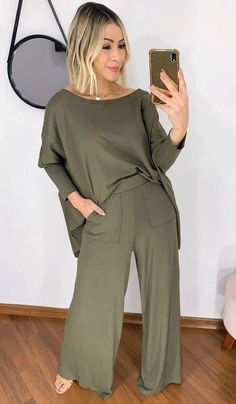
#> input picture img.jpg, 236 x 404 px, found by its file name
$ python blur.py
#> lines starting #> are read from the running program, lines starting #| are printed output that depends on the picture
import cv2

img = cv2.imread("D:\PYTHON\QT\img.jpg")
#> img is the input picture: shape (404, 236, 3); mean B, G, R 141.6, 155.2, 168.4
imgGray = cv2.cvtColor(img, cv2.COLOR_BGR2GRAY)
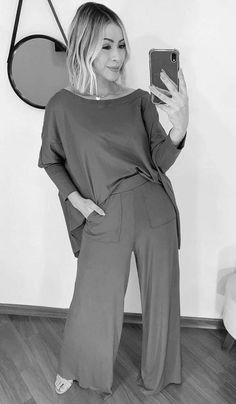
#> imgGray: shape (404, 236); min 0, max 255, mean 157.6
imgblur = cv2.GaussianBlur(imgGray,(7,7),0)
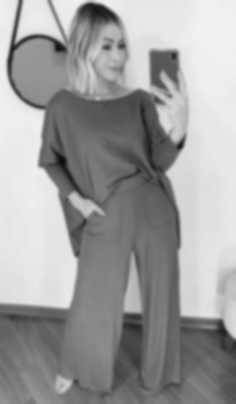
#> imgblur: shape (404, 236); min 9, max 242, mean 157.6
imgCanny = cv2.Canny(img,150,200)
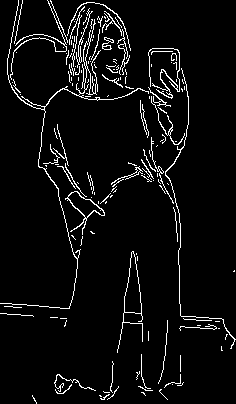
#> imgCanny: shape (404, 236); 5.1% white in thin lines or dots

cv2.imshow("Image",img)
cv2.imshow("Image Gray",imgGray)
cv2.imshow("Image blur",imgblur)
cv2.imshow("Image Canny", imgCanny)

cv2.waitKey(0)
